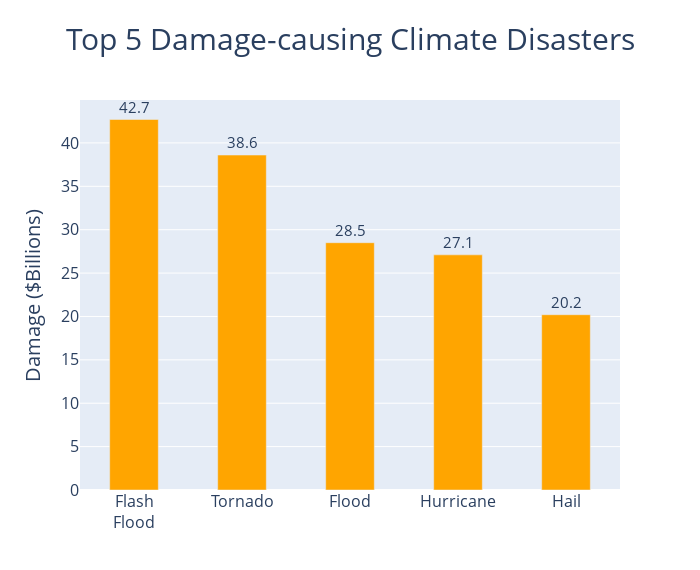

Notebook cell for this chart:
### Code cell
event_type_damage = storm.groupby(['EVENT_TYPE'])['DAMAGE'].sum()
event_type_damage.sort_values(ascending = False, inplace=True)
event_type_damage = event_type_damage[:5]
event_type_damage_label = list(event_type_damage.index)
event_type_damage = [round(damage / 1000,1) for damage in event_type_damage]
plot_bar_chart(event_type_damage_label, event_type_damage, 'Top 5 Damage-causing Climate Disasters','Damage ($Billions)','Top 5 Damage-causing Climate Disasters.html')

### Figure 1 — Plotly figure (JSON) as saved in the notebook; plotly's stock layout.template omitted (floating-point values rounded to 4 significant figures)
{"data": [{"alignmentgroup": "True", "hovertemplate": "%{x}: %{text}", "legendgroup": "", "marker": {"color": "orange", "pattern": {"shape": ""}}, "name": "", "offsetgroup": "", "orientation": "v", "showlegend": false, "text": ["42.7", "38.6", "28.5", "27.1", "20.2"], "textfont": {"size": 15}, "textposition": "outside", "type": "bar", "x": ["Flash<br>Flood", "Tornado", "Flood", "Hurricane", "Hail"], "xaxis": "x", "y": [42.7, 38.6, 28.5, 27.1, 20.2], "yaxis": "y"}], "layout": {"bargap": 0.5, "bargroupgap": 0.1, "barmode": "group", "height": 570, "legend": {"tracegroupgap": 0}, "title": {"font": {"size": 30}, "text": "Top 5 Damage-causing Climate Disasters", "x": 0.5}, "width": 700, "xaxis": {"anchor": "y", "domain": [0, 1], "tickfont": {"size": 16}, "title": {"text": ""}}, "yaxis": {"anchor": "x", "domain": [0, 1], "side": "top", "tickfont": {"size": 16}, "title": {"font": {"size": 20}, "text": "Damage ($Billions)"}}}}
